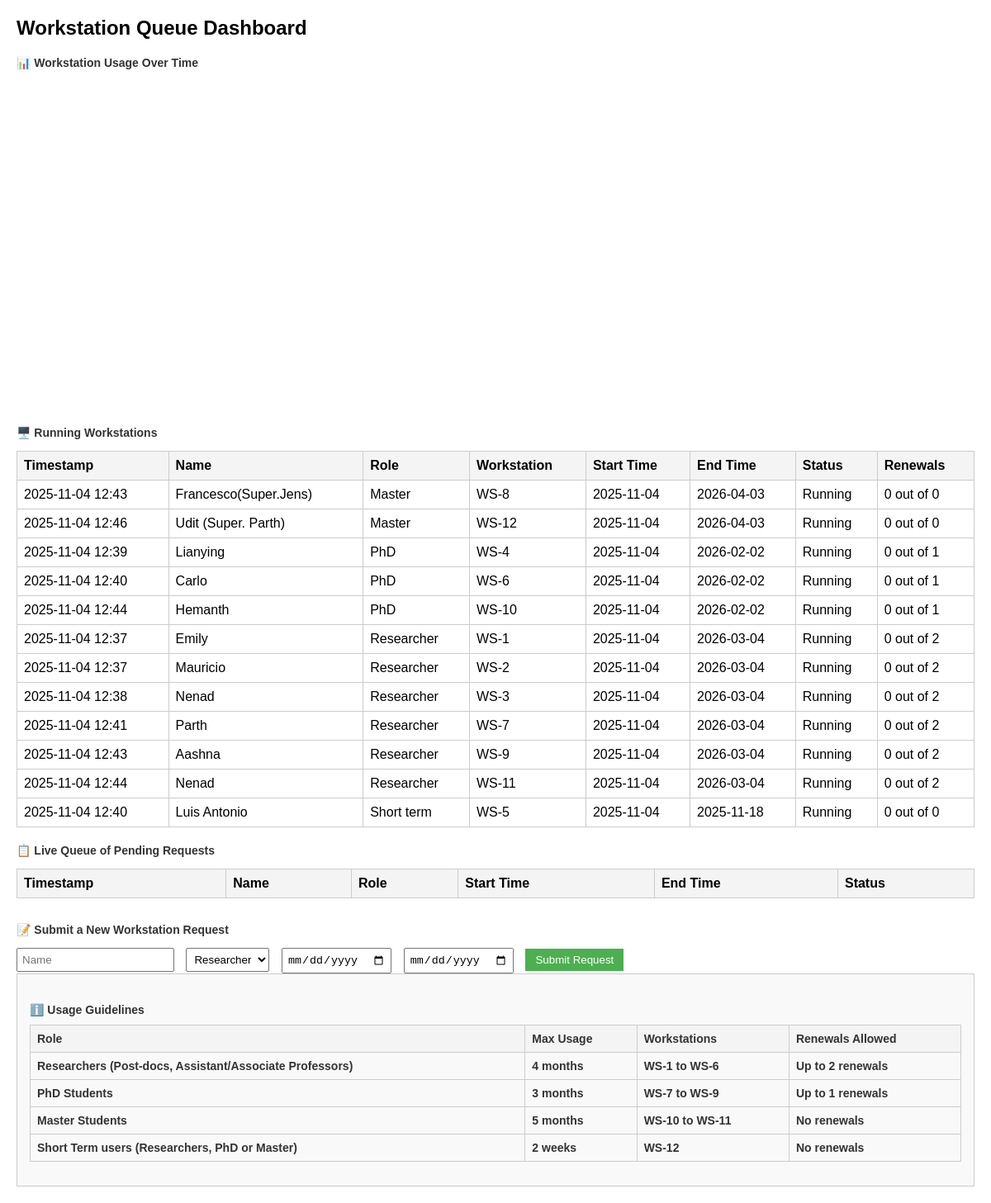
Screenshot of / (signed in) with the database file from the repository.
### app.py (models this page shows)
class Request(db.Model):
    id = db.Column(db.Integer, primary_key=True)
    timestamp = db.Column(db.DateTime, default=datetime.utcnow)
    name = db.Column(db.String(100))
    role = db.Column(db.String(50))
    start_time = db.Column(db.String(50))
    end_time = db.Column(db.String(50))
    status = db.Column(db.String(50), default="Pending")
    workstation = db.Column(db.String(50))
    renewals = db.Column(db.Integer)

### app.py (the view)
@app.route('/')
@login_required
def dashboard():
    Request.query.filter_by(status='Completed').delete()
    db.session.commit()
    pending_requests = (Request.query.filter_by(status='Pending').order_by(Request.role.asc(),Request.timestamp.asc()).all())
    running_requests = (Request.query.filter_by(status='Running').order_by(Request.role.asc(),Request.timestamp.asc()).all())
    chart_data = []
    for req in running_requests:
        chart_data.append({
            "name": req.name or "",
            "workstation": req.workstation or "",
            "start": str(req.start_time),
            "end": str(req.end_time),
            "renewals": req.renewals or "",
            "color": "blue" if req.role == "PhD" else "orange" if req.role == "Master" else "green"
        })
    return render_template('dashboard.html',
                           pending_requests=pending_requests,
                           running_requests=running_requests,
                           chart_data=chart_data)

### app.py (called while the page is built)
@login_manager.user_loader
def load_user(user_id):
    return User.query.get(int(user_id))

### templates/dashboard.html (shortened to what this page needs)
<!DOCTYPE html>
<html lang="en">
<head>
</head>
<body>
    <h1>Workstation Queue Dashboard</h1>
    <h2>📊 Workstation Usage Over Time</h2>
    <div id="usageChart" style="width:100%;height:400px;"></div>
    <h3>🖥️ Running Workstations</h3>
    <table>
        <tr><th>Timestamp</th><th>Name</th><th>Role</th><th>Workstation</th><th>Start Time</th><th>End Time</th><th>Status</th><th>Renewals</th></tr>
        {% for req in running_requests %}
        <tr>
            <td>{{ req.timestamp.strftime('%Y-%m-%d %H:%M') }}</td>
            <td>{{ req.name }}</td>
            <td>{{ req.role }}</td>
            <td>{{ req.workstation }}</td>
            <td>{{ req.start_time }}</td>
            <td>{{ req.end_time }}</td>
            <td>{{ req.status }}</td>
            <td>{{ req.renewals }}</td>
        </tr>
        {% endfor %}
    </table>
    <h3>📋 Live Queue of Pending Requests</h3>
    <table>
        <tr><th>Timestamp</th><th>Name</th><th>Role</th><th>Start Time</th><th>End Time</th><th>Status</th></tr>
    </table>
<div class="form-section">
<h3>📝 Submit a New Workstation Request</h3>
<form id="requestForm">
<input name="name" placeholder="Name" required="" type="text"/>
<select name="role">
<option value="Researcher">Researcher</option>
</select>
<input name="startTime" required="" type="date"/>
<input name="endTime" required="" type="date"/>
<button class="submit-btn" type="submit">Submit Request</button>
</form>
</div>
    <div style="background-color:#f9f9f9; padding:15px; border:1px solid #ccc; margin-bottom:20px;">
<h3>ℹ️ Usage Guidelines
<table border="1" style="width:100%; margin-top:10px; border-collapse:collapse;">
<thead>
<tr style="background-color:#f2f2f2;">
<th>Role</th>
<th>Max Usage</th>
<th>Workstations</th>
<th>Renewals Allowed</th>
</tr>
</thead>
<tbody>
<tr>
<td>Researchers (Post-docs, Assistant/Associate Professors)</td>
<td>4 months</td>
<td>WS-1 to WS-6</td>
<td>Up to 2 renewals</td>
</tr>
<tr>
<td>PhD Students</td>
<td>3 months</td>
<td>WS-7 to WS-9</td>
<td>Up to 1 renewals</td>
</tr>
<tr>
<td>Master Students</td>
<td>5 months</td>
<td>WS-10 to WS-11</td>
<td>No renewals</td>
</tr>
<tr>
<td>Short Term users (Researchers, PhD or Master)</td>
<td>2 weeks</td>
<td>WS-12</td>
<td>No renewals</td>
</tr>
</tbody>
</table>
</h3>
</body>
</html>

### templates/dashboard.html (style rules this page uses)
body { font-family: Arial, sans-serif; margin: 20px; }
h1 { font-size: 24px; margin-bottom: 10px; }
h2, h3 { font-size: 14px; margin-top: 20px; color: #333; }
table { width: 100%; border-collapse: collapse; margin-top: 10px; }
th, td { border: 1px solid #ccc; padding: 8px; text-align: left; }
th { background-color: #f4f4f4; }
.form-section { margin-top: 30px; }
.form-section input, .form-section select { margin-right: 10px; padding: 5px; }
.submit-btn { padding: 6px 12px; background-color: #4CAF50; color: white; border: none; cursor: pointer; }

### rows the page displays
Request: timestamp "2025-11-04 12:43", name "Francesco(Super.Jens)", role "Master", workstation "WS-8", start_time "2025-11-04", end_time "2026-04-03", status "Running", renewals "0 out of 0"
Request: timestamp "2025-11-04 12:46", name "Udit (Super. Parth)", role "Master", workstation "WS-12", start_time "2025-11-04", end_time "2026-04-03", status "Running", renewals "0 out of 0"
Request: timestamp "2025-11-04 12:39", name "Lianying", role "PhD", workstation "WS-4", start_time "2025-11-04", end_time "2026-02-02", status "Running", renewals "0 out of 1"
Request: timestamp "2025-11-04 12:40", name "Carlo", role "PhD", workstation "WS-6", start_time "2025-11-04", end_time "2026-02-02", status "Running", renewals "0 out of 1"
Request: timestamp "2025-11-04 12:44", name "Hemanth", role "PhD", workstation "WS-10", start_time "2025-11-04", end_time "2026-02-02", status "Running", renewals "0 out of 1"
Request: timestamp "2025-11-04 12:37", name "Emily", role "Researcher", workstation "WS-1", start_time "2025-11-04", end_time "2026-03-04", status "Running", renewals "0 out of 2"
Request: timestamp "2025-11-04 12:37", name "Mauricio", role "Researcher", workstation "WS-2", start_time "2025-11-04", end_time "2026-03-04", status "Running", renewals "0 out of 2"
Request: timestamp "2025-11-04 12:38", name "Nenad", role "Researcher", workstation "WS-3", start_time "2025-11-04", end_time "2026-03-04", status "Running", renewals "0 out of 2"
Request: timestamp "2025-11-04 12:41", name "Parth", role "Researcher", workstation "WS-7", start_time "2025-11-04", end_time "2026-03-04", status "Running", renewals "0 out of 2"
Request: timestamp "2025-11-04 12:43", name "Aashna", role "Researcher", workstation "WS-9", start_time "2025-11-04", end_time "2026-03-04", status "Running", renewals "0 out of 2"
Request: timestamp "2025-11-04 12:44", name "Nenad", role "Researcher", workstation "WS-11", start_time "2025-11-04", end_time "2026-03-04", status "Running", renewals "0 out of 2"
Request: timestamp "2025-11-04 12:40", name "Luis Antonio", role "Short term", workstation "WS-5", start_time "2025-11-04", end_time "2025-11-18", status "Running", renewals "0 out of 0"
